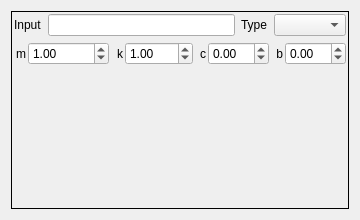
<?xml version="1.0" encoding="UTF-8"?>
<ui version="4.0">
 <class>Axis</class>
 <widget class="QWidget" name="Axis">
  <property name="geometry">
   <rect>
    <x>0</x>
    <y>0</y>
    <width>360</width>
    <height>220</height>
   </rect>
  </property>
  <property name="sizePolicy">
   <sizepolicy hsizetype="Fixed" vsizetype="Fixed">
    <horstretch>0</horstretch>
    <verstretch>0</verstretch>
   </sizepolicy>
  </property>
  <property name="minimumSize">
   <size>
    <width>360</width>
    <height>220</height>
   </size>
  </property>
  <property name="windowTitle">
   <string>Form</string>
  </property>
  <layout class="QVBoxLayout" name="verticalLayout_2">
   <item>
    <widget class="QFrame" name="frame">
     <property name="frameShape">
      <enum>QFrame::Box</enum>
     </property>
     <property name="frameShadow">
      <enum>QFrame::Plain</enum>
     </property>
     <layout class="QVBoxLayout" name="verticalLayout">
      <property name="leftMargin">
       <number>2</number>
      </property>
      <property name="topMargin">
       <number>2</number>
      </property>
      <property name="rightMargin">
       <number>2</number>
      </property>
      <property name="bottomMargin">
       <number>2</number>
      </property>
      <item>
       <layout class="QHBoxLayout" name="horizontalLayout_2">
        <item>
         <widget class="QLabel" name="label_6">
          <property name="text">
           <string>Input</string>
          </property>
         </widget>
        </item>
        <item>
         <widget class="QLineEdit" name="lineEdit"/>
        </item>
        <item>
         <widget class="QLabel" name="label">
          <property name="text">
           <string>Type</string>
          </property>
         </widget>
        </item>
        <item>
         <widget class="QComboBox" name="type"/>
        </item>
       </layout>
      </item>
      <item>
       <layout class="QHBoxLayout" name="horizontalLayout">
        <property name="spacing">
         <number>2</number>
        </property>
        <item>
         <widget class="QLabel" name="label_2">
          <property name="text">
           <string>m</string>
          </property>
          <property name="alignment">
           <set>Qt::AlignRight|Qt::AlignTrailing|Qt::AlignVCenter</set>
          </property>
         </widget>
        </item>
        <item>
         <widget class="QDoubleSpinBox" name="m">
          <property name="minimum">
           <double>-10000.000000000000000</double>
          </property>
          <property name="maximum">
           <double>10000.000000000000000</double>
          </property>
          <property name="singleStep">
           <double>0.050000000000000</double>
          </property>
          <property name="value">
           <double>1.000000000000000</double>
          </property>
         </widget>
        </item>
        <item>
         <widget class="QLabel" name="label_3">
          <property name="text">
           <string>k</string>
          </property>
          <property name="alignment">
           <set>Qt::AlignRight|Qt::AlignTrailing|Qt::AlignVCenter</set>
          </property>
         </widget>
        </item>
        <item>
         <widget class="QDoubleSpinBox" name="k">
          <property name="prefix">
           <string/>
          </property>
          <property name="minimum">
           <double>-100.000000000000000</double>
          </property>
          <property name="maximum">
           <double>100.000000000000000</double>
          </property>
          <property name="singleStep">
           <double>0.050000000000000</double>
          </property>
          <property name="value">
           <double>1.000000000000000</double>
          </property>
         </widget>
        </item>
        <item>
         <widget class="QLabel" name="label_4">
          <property name="text">
           <string>c</string>
          </property>
          <property name="scaledContents">
           <bool>false</bool>
          </property>
          <property name="alignment">
           <set>Qt::AlignRight|Qt::AlignTrailing|Qt::AlignVCenter</set>
          </property>
         </widget>
        </item>
        <item>
         <widget class="QDoubleSpinBox" name="c">
          <property name="minimum">
           <double>-10.000000000000000</double>
          </property>
          <property name="maximum">
           <double>10.000000000000000</double>
          </property>
          <property name="singleStep">
           <double>0.010000000000000</double>
          </property>
         </widget>
        </item>
        <item>
         <widget class="QLabel" name="label_5">
          <property name="text">
           <string>b</string>
          </property>
          <property name="alignment">
           <set>Qt::AlignRight|Qt::AlignTrailing|Qt::AlignVCenter</set>
          </property>
         </widget>
        </item>
        <item>
         <widget class="QDoubleSpinBox" name="b">
          <property name="minimum">
           <double>-10.000000000000000</double>
          </property>
          <property name="maximum">
           <double>10.000000000000000</double>
          </property>
          <property name="singleStep">
           <double>0.010000000000000</double>
          </property>
         </widget>
        </item>
       </layout>
      </item>
      <item>
       <widget class="GraphWidget" name="graphWidget" native="true">
        <property name="sizePolicy">
         <sizepolicy hsizetype="Preferred" vsizetype="MinimumExpanding">
          <horstretch>0</horstretch>
          <verstretch>0</verstretch>
         </sizepolicy>
        </property>
        <property name="autoFillBackground">
         <bool>false</bool>
        </property>
       </widget>
      </item>
     </layout>
    </widget>
   </item>
  </layout>
 </widget>
 <customwidgets>
  <customwidget>
   <class>GraphWidget</class>
   <extends>QWidget</extends>
   <header>GraphWidget.hpp</header>
   <container>1</container>
  </customwidget>
 </customwidgets>
 <resources/>
 <connections/>
</ui>
